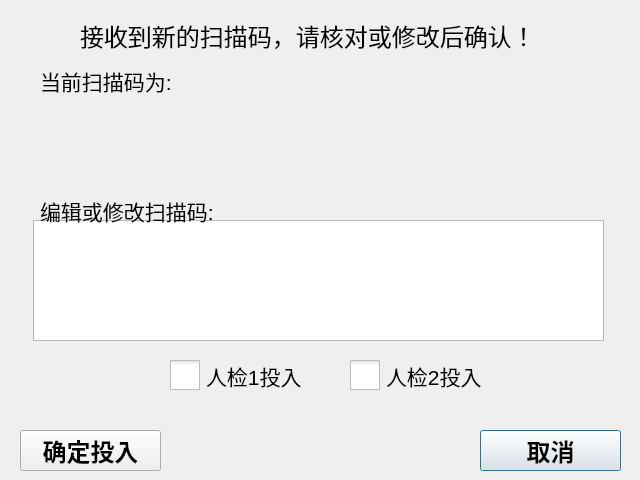
<?xml version="1.0" encoding="UTF-8"?>
<ui version="4.0">
 <class>ScDialog</class>
 <widget class="QDialog" name="ScDialog">
  <property name="geometry">
   <rect>
    <x>0</x>
    <y>0</y>
    <width>640</width>
    <height>480</height>
   </rect>
  </property>
  <property name="windowTitle">
   <string>扫码对话框</string>
  </property>
  <widget class="QLabel" name="label">
   <property name="geometry">
    <rect>
     <x>80</x>
     <y>10</y>
     <width>451</width>
     <height>51</height>
    </rect>
   </property>
   <property name="font">
    <font>
     <family>AcadEref</family>
     <pointsize>18</pointsize>
    </font>
   </property>
   <property name="text">
    <string>接收到新的扫描码，请核对或修改后确认！</string>
   </property>
  </widget>
  <widget class="QTextEdit" name="textEdit">
   <property name="geometry">
    <rect>
     <x>33</x>
     <y>220</y>
     <width>571</width>
     <height>121</height>
    </rect>
   </property>
   <property name="font">
    <font>
     <pointsize>16</pointsize>
    </font>
   </property>
  </widget>
  <widget class="QPushButton" name="btexit">
   <property name="geometry">
    <rect>
     <x>480</x>
     <y>430</y>
     <width>141</width>
     <height>41</height>
    </rect>
   </property>
   <property name="font">
    <font>
     <family>AcadEref</family>
     <pointsize>18</pointsize>
     <weight>75</weight>
     <bold>true</bold>
    </font>
   </property>
   <property name="text">
    <string>取消</string>
   </property>
  </widget>
  <widget class="QPushButton" name="btlogin">
   <property name="geometry">
    <rect>
     <x>20</x>
     <y>430</y>
     <width>141</width>
     <height>41</height>
    </rect>
   </property>
   <property name="font">
    <font>
     <family>AcadEref</family>
     <pointsize>18</pointsize>
     <weight>75</weight>
     <bold>true</bold>
    </font>
   </property>
   <property name="text">
    <string>确定投入</string>
   </property>
  </widget>
  <widget class="QLabel" name="label_2">
   <property name="geometry">
    <rect>
     <x>40</x>
     <y>60</y>
     <width>171</width>
     <height>41</height>
    </rect>
   </property>
   <property name="font">
    <font>
     <pointsize>16</pointsize>
    </font>
   </property>
   <property name="text">
    <string>当前扫描码为:</string>
   </property>
  </widget>
  <widget class="QLabel" name="lbsc">
   <property name="geometry">
    <rect>
     <x>30</x>
     <y>110</y>
     <width>581</width>
     <height>71</height>
    </rect>
   </property>
   <property name="font">
    <font>
     <pointsize>16</pointsize>
    </font>
   </property>
   <property name="text">
    <string/>
   </property>
  </widget>
  <widget class="QLabel" name="label_3">
   <property name="geometry">
    <rect>
     <x>40</x>
     <y>190</y>
     <width>211</width>
     <height>41</height>
    </rect>
   </property>
   <property name="font">
    <font>
     <pointsize>16</pointsize>
    </font>
   </property>
   <property name="text">
    <string>编辑或修改扫描码:</string>
   </property>
  </widget>
  <widget class="QCheckBox" name="chbInput1">
   <property name="geometry">
    <rect>
     <x>170</x>
     <y>360</y>
     <width>141</width>
     <height>31</height>
    </rect>
   </property>
   <property name="font">
    <font>
     <pointsize>16</pointsize>
    </font>
   </property>
   <property name="styleSheet">
    <string notr="true">QCheckBox::indicator::unchecked { 
 image: url(:/images/close.png);
}
QCheckBox::indicator::checked { 
 image: url(:/images/open.png);
}
QCheckBox::indicator { 
 width: 30px;
 height: 30px;
}</string>
   </property>
   <property name="text">
    <string>人检1投入</string>
   </property>
  </widget>
  <widget class="QCheckBox" name="chbInput2">
   <property name="geometry">
    <rect>
     <x>350</x>
     <y>360</y>
     <width>141</width>
     <height>31</height>
    </rect>
   </property>
   <property name="font">
    <font>
     <pointsize>16</pointsize>
    </font>
   </property>
   <property name="styleSheet">
    <string notr="true">QCheckBox::indicator::unchecked { 
 image: url(:/images/close.png);
}
QCheckBox::indicator::checked { 
 image: url(:/images/open.png);
}
QCheckBox::indicator { 
 width: 30px;
 height: 30px;
}</string>
   </property>
   <property name="text">
    <string>人检2投入</string>
   </property>
  </widget>
 </widget>
 <resources/>
 <connections/>
</ui>
